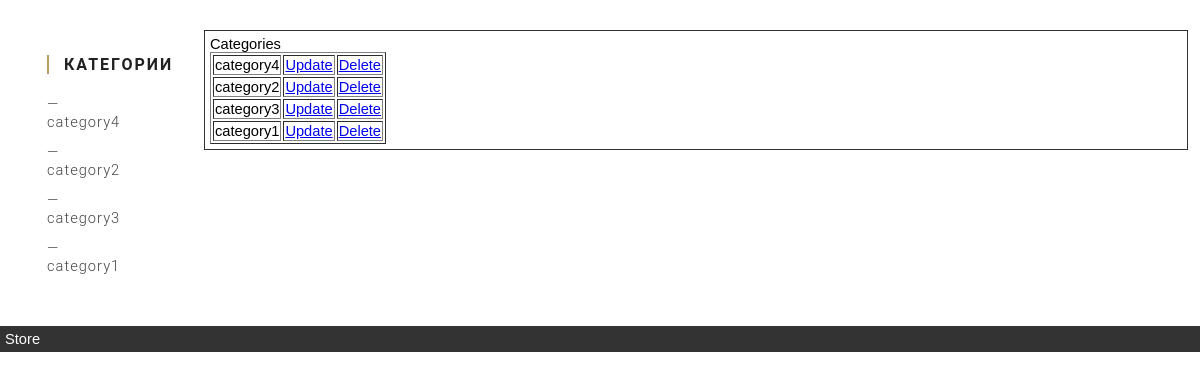
The app's page /show_categories/, older data.
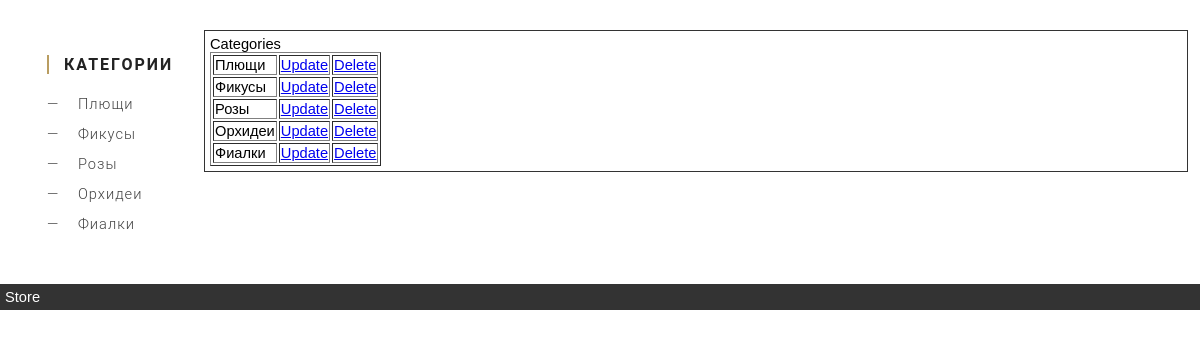
The same page, newer data.
### main/models.py (models this page shows, shortened)
class Category(models.Model):
    category_title = models.CharField(max_length=50)

### main/views.py (the view)
# urls.py: path('show_categories/', views.show_categories, name='show_categories'),
def show_categories(request):
    categories = Category.objects.all()
    context = {'categories': categories}
    return render(request, 'main/category_templates/show_categories.html', context)

### main/templates/main/category_templates/show_categories.html (shortened to what this page needs)
{% extends 'main/base.html'%}
{% load static %}
{% block content %}
<p>Categories</p>
<table border="1px">
    {% for category in categories %}
    <tr>
        <td>{{category.category_title}}</td>
        <td><a href="{% url 'update_category' category.id %}">Update</a></td>
        <td><a href="{% url 'delete_category' category.id %}">Delete</a></td>
    </tr>
    {% endfor %}
</table>
{% endblock content %}

### main/templates/main/base.html (shortened to what this page needs)
{% load static %}
<!DOCTYPE html>
<html lang="ru">
<head>
    <link rel="stylesheet" href="{% static 'css/base.css' %}" type="text/css" media="screen">
</head>
<body>
  <div id="header"> {% block header %} {% endblock %} </div>
  <div id="sidebar">
    {% include 'main/sidebar.html' %}
  </div>
  <div id="content">
 {% block content %} {% endblock %}
  </div>
  <div id="footer">Store</div>
 </body>
</html>

### main/templates/main/sidebar.html
{% load static %}
<link rel="stylesheet" href="{% static 'css/sidebar.css' %}" type="text/css" media="screen">
<div class="widget">
  <h3 class="widget-title">Категории</h3>
{% for category in categories %}
  <ul class="widget-list">
    <li><a href="{% url 'category_product_list' category.id %}"> {{category.category_title}} </a></li>
  </ul>
{% endfor %}
</div>

### static/css/base.css (style rules this page uses)
body { font: 11pt Arial, Helvetica, sans-serif; margin: 0; }
#header { //background: #0080c0; padding: 10px; }
#sidebar { float: left; width: 14%; padding: 5px; margin: 10px 10px 20px 1%; }
#content { margin: 10px 1% 10px 17%; padding: 5px; border: 1px solid #333; }
#footer { background: #333; padding: 5px; color: #fff; clear: left; }

### static/css/sidebar.css (style rules this page uses)
* { box-sizing: border-box; margin: 0; }
.widget { padding: 20px 30px; background: white; font-family: 'Roboto', sans-serif; }
.widget-title { text-transform: uppercase; letter-spacing: 2px; color: #222; font-size: 16px; padding-left: 15px; margin-bottom: 15px; border-left: 2px solid #b99d61; }
.widget-list { padding: 0; list-style: none; }
.widget-list a:before { content: "\2014"; margin-right: 14px; }
.widget-list a { text-decoration: none; outline: none; display: block; padding: 6px 0; letter-spacing: 1px; font-weight: 300; color: #444; transition: .3s linear; }

Row changes from the older to the newer data that the page shows:
changed Category: category_title "category4" → "Плющи"
changed Category: category_title "category2" → "Фикусы"
changed Category: category_title "category3" → "Розы"
changed Category: category_title "category1" → "Орхидеи"
added Category: category_title "Фиалки"
